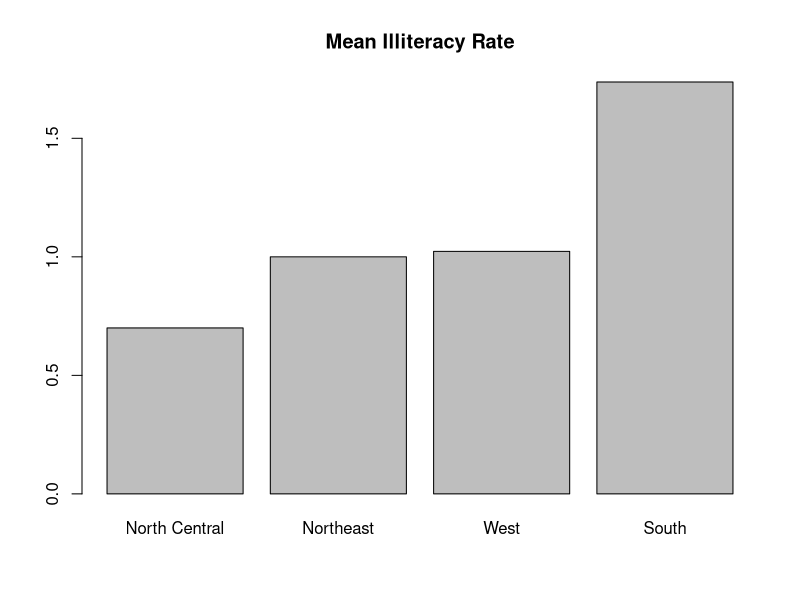

The R source for this figure:
states <- data.frame(state.region, state.x77)
means <- aggregate(states$Illiteracy, by = list(state.region), FUN = mean)
means <- means[order(means$x), ]
barplot(means$x, names.arg = means$Group.1)
title("Mean Illiteracy Rate")
